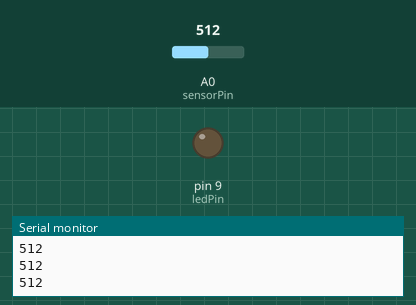
This sketch was run on a simulated Arduino Uno, built with avr-gcc and run on an emulated ATmega328P. On the bench: output pins drawn as LEDs (lit = HIGH), the last lines printed to the serial monitor. The test bench sets the inputs (shaded band); at power-on: A0 (sensorPin) = 512.

Above: at 0.8 s.
0.9 s: A0 (sensorPin) set to 536
2.4 s: A0 (sensorPin) set to 558
At 3.4 s:
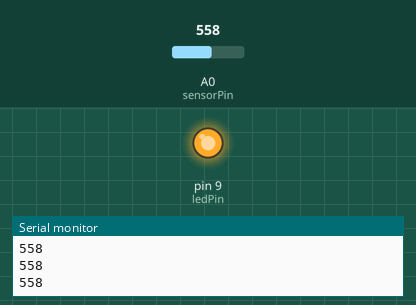
3.9 s: A0 (sensorPin) set to 511
At 4.7 s:
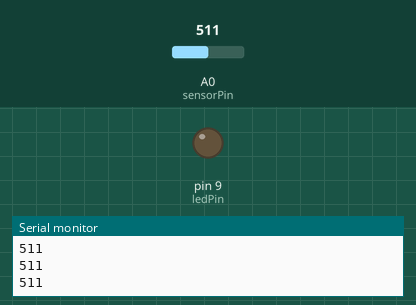
5.4 s: A0 (sensorPin) set to 716
At 6.1 s:
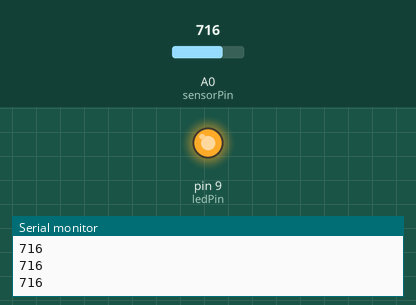
Timing chart, 0 to 7.9 s (numbered marks = the images above; inputs shaded):
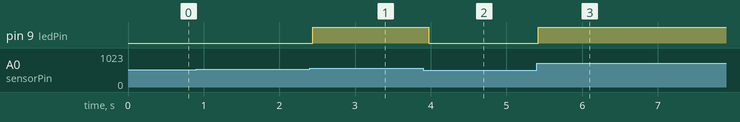

Measured:
- the behaviour switches between 550 and 551 on A0 (sensorPin) (found by bisection; images 0 and 1)
- after the input at 2.4 s, pin 9 (ledPin): LOW → HIGH at once
- after the input at 3.9 s, pin 9 (ledPin): HIGH → LOW after 0.07 s
- after the input at 5.4 s, pin 9 (ledPin): LOW → HIGH at once

The sketch:

Player.ino
```cpp
/**
 * @file Player.ino
 * @author Anna Mai (2165101)
 * @author Paria Naghavi (1441396)
 * @date 14-August-2023
 * @brief UW ECE 474 Lab 4 Assignment
 *
 * Light Sensing and LED Control using FreeRTOS
 */

#include <Arduino_FreeRTOS.h>

const int sensorPin = 0; /**< The analog pin connected to the light sensor */
const int ledPin = 9;    /**< The digital pin connected to the LED */
const int cactusBrightness = 550; /**< The threshold brightness level for LED activation */

int lightLevel; /**< Current light level reading from the sensor */

/**
 * @brief Task to read the light level from the sensor and print it to the serial monitor.
 *
 * @param pvParameters A pointer to task parameters (unused).
 */
void sensorTask(void *pvParameters) {
  (void)pvParameters;

  while (1) {
    lightLevel = analogRead(sensorPin);
    Serial.println(lightLevel);

    vTaskDelay(pdMS_TO_TICKS(100)); /**< Delay for 100 milliseconds */
  }
}

/**
 * @brief Task to turn off or on the LED based on the light level reading.
 *
 * @param pvParameters A pointer to task parameters (unused).
 */
void ledTask(void *pvParameters) {
  (void)pvParameters;

  while (1) {
    if (lightLevel > cactusBrightness) {
      digitalWrite(ledPin, HIGH); /**< Turn on the LED */
    } else {
      digitalWrite(ledPin, LOW);  /**< Turn off the LED */
    }

    vTaskDelay(pdMS_TO_TICKS(100)); /**< Delay for 100 milliseconds */
  }
}

/**
 * @brief Setup function to initialize hardware and start the FreeRTOS scheduler.
 */
void setup() {
  pinMode(ledPin, OUTPUT); /**< Set the LED pin as output */
  Serial.begin(9600); /**< Initialize serial communication */

  xTaskCreate(sensorTask, "SensorTask", 128, NULL, 1, NULL); /**< Create the sensor task */
  xTaskCreate(ledTask, "LedTask", 128, NULL, 2, NULL); /**< Create the LED task */

  vTaskStartScheduler(); /**< Start the FreeRTOS scheduler */
}

/**
 * @brief Loop function. Unused in FreeRTOS.
 */
void loop() {
  // Unused in FreeRTOS
}
```
